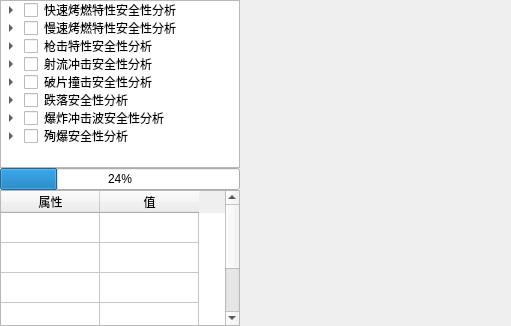
<?xml version="1.0" encoding="UTF-8"?>
<ui version="4.0">
 <class>ParamAnalyWidgetClass</class>
 <widget class="QWidget" name="ParamAnalyWidgetClass">
  <property name="geometry">
   <rect>
    <x>0</x>
    <y>0</y>
    <width>511</width>
    <height>326</height>
   </rect>
  </property>
  <property name="windowTitle">
   <string>ParamAnalyWidget</string>
  </property>
  <layout class="QVBoxLayout" name="verticalLayout_5">
   <property name="spacing">
    <number>0</number>
   </property>
   <property name="leftMargin">
    <number>0</number>
   </property>
   <property name="topMargin">
    <number>0</number>
   </property>
   <property name="rightMargin">
    <number>0</number>
   </property>
   <property name="bottomMargin">
    <number>0</number>
   </property>
   <item>
    <layout class="QHBoxLayout" name="horizontalLayout">
     <property name="spacing">
      <number>0</number>
     </property>
     <item>
      <layout class="QVBoxLayout" name="verticalLayout">
       <property name="spacing">
        <number>0</number>
       </property>
       <item>
        <widget class="QTreeWidget" name="m_SafeParamTtreeWid">
         <property name="maximumSize">
          <size>
           <width>240</width>
           <height>16777215</height>
          </size>
         </property>
         <attribute name="headerVisible">
          <bool>false</bool>
         </attribute>
         <attribute name="headerHighlightSections">
          <bool>false</bool>
         </attribute>
         <attribute name="headerStretchLastSection">
          <bool>true</bool>
         </attribute>
         <column>
          <property name="text">
           <string>安全特性参数分析</string>
          </property>
         </column>
         <item>
          <property name="text">
           <string>快速烤燃特性安全性分析</string>
          </property>
          <property name="checkState">
           <enum>Unchecked</enum>
          </property>
          <item>
           <property name="text">
            <string>边界条件设定</string>
           </property>
           <property name="checkState">
            <enum>Unchecked</enum>
           </property>
          </item>
          <item>
           <property name="text">
            <string>计算模型</string>
           </property>
           <property name="checkState">
            <enum>Unchecked</enum>
           </property>
          </item>
          <item>
           <property name="text">
            <string>结果输出</string>
           </property>
           <property name="checkState">
            <enum>Unchecked</enum>
           </property>
          </item>
         </item>
         <item>
          <property name="text">
           <string>慢速烤燃特性安全性分析</string>
          </property>
          <property name="checkState">
           <enum>Unchecked</enum>
          </property>
          <item>
           <property name="text">
            <string>边界条件设定</string>
           </property>
           <property name="checkState">
            <enum>Unchecked</enum>
           </property>
          </item>
          <item>
           <property name="text">
            <string>计算模型</string>
           </property>
           <property name="checkState">
            <enum>Unchecked</enum>
           </property>
          </item>
          <item>
           <property name="text">
            <string>结果输出</string>
           </property>
           <property name="checkState">
            <enum>Unchecked</enum>
           </property>
          </item>
         </item>
         <item>
          <property name="text">
           <string>枪击特性安全性分析</string>
          </property>
          <property name="checkState">
           <enum>Unchecked</enum>
          </property>
          <item>
           <property name="text">
            <string>边界条件设定</string>
           </property>
           <property name="checkState">
            <enum>Unchecked</enum>
           </property>
          </item>
          <item>
           <property name="text">
            <string>计算模型</string>
           </property>
           <property name="checkState">
            <enum>Unchecked</enum>
           </property>
          </item>
          <item>
           <property name="text">
            <string>结果输出</string>
           </property>
           <property name="checkState">
            <enum>Unchecked</enum>
           </property>
          </item>
         </item>
         <item>
          <property name="text">
           <string>射流冲击安全性分析</string>
          </property>
          <property name="checkState">
           <enum>Unchecked</enum>
          </property>
          <item>
           <property name="text">
            <string>边界条件设定</string>
           </property>
           <property name="checkState">
            <enum>Unchecked</enum>
           </property>
          </item>
          <item>
           <property name="text">
            <string>计算模型</string>
           </property>
           <property name="checkState">
            <enum>Unchecked</enum>
           </property>
          </item>
          <item>
           <property name="text">
            <string>结果输出</string>
           </property>
           <property name="checkState">
            <enum>Unchecked</enum>
           </property>
          </item>
         </item>
         <item>
          <property name="text">
           <string>破片撞击安全性分析</string>
          </property>
          <property name="checkState">
           <enum>Unchecked</enum>
          </property>
          <item>
           <property name="text">
            <string>边界条件设定</string>
           </property>
           <property name="checkState">
            <enum>Unchecked</enum>
           </property>
          </item>
          <item>
           <property name="text">
            <string>计算模型</string>
           </property>
           <property name="checkState">
            <enum>Unchecked</enum>
           </property>
          </item>
          <item>
           <property name="text">
            <string>结果输出</string>
           </property>
           <property name="checkState">
            <enum>Unchecked</enum>
           </property>
          </item>
         </item>
         <item>
          <property name="text">
           <string>跌落安全性分析</string>
          </property>
          <property name="checkState">
           <enum>Unchecked</enum>
          </property>
          <item>
           <property name="text">
            <string>边界条件设定</string>
           </property>
           <property name="checkState">
            <enum>Unchecked</enum>
           </property>
          </item>
          <item>
           <property name="text">
            <string>计算模型</string>
           </property>
           <property name="checkState">
            <enum>Unchecked</enum>
           </property>
          </item>
          <item>
           <property name="text">
            <string>结果输出</string>
           </property>
           <property name="checkState">
            <enum>Unchecked</enum>
           </property>
          </item>
         </item>
         <item>
          <property name="text">
           <string>爆炸冲击波安全性分析</string>
          </property>
          <property name="checkState">
           <enum>Unchecked</enum>
          </property>
          <item>
           <property name="text">
            <string>边界条件设定</string>
           </property>
           <property name="checkState">
            <enum>Unchecked</enum>
           </property>
          </item>
          <item>
           <property name="text">
            <string>计算模型</string>
           </property>
           <property name="checkState">
            <enum>Unchecked</enum>
           </property>
          </item>
          <item>
           <property name="text">
            <string>结果输出</string>
           </property>
           <property name="checkState">
            <enum>Unchecked</enum>
           </property>
          </item>
         </item>
         <item>
          <property name="text">
           <string>殉爆安全性分析</string>
          </property>
          <property name="checkState">
           <enum>Unchecked</enum>
          </property>
          <item>
           <property name="text">
            <string>边界条件设定</string>
           </property>
           <property name="checkState">
            <enum>Unchecked</enum>
           </property>
          </item>
          <item>
           <property name="text">
            <string>计算模型</string>
           </property>
           <property name="checkState">
            <enum>Unchecked</enum>
           </property>
          </item>
          <item>
           <property name="text">
            <string>结果输出</string>
           </property>
           <property name="checkState">
            <enum>Unchecked</enum>
           </property>
          </item>
         </item>
        </widget>
       </item>
       <item>
        <widget class="QProgressBar" name="m_SafeParamProgressBar">
         <property name="maximumSize">
          <size>
           <width>240</width>
           <height>16777215</height>
          </size>
         </property>
         <property name="value">
          <number>24</number>
         </property>
        </widget>
       </item>
       <item>
        <widget class="QTableWidget" name="tableWidget">
         <property name="maximumSize">
          <size>
           <width>240</width>
           <height>160</height>
          </size>
         </property>
         <property name="baseSize">
          <size>
           <width>0</width>
           <height>0</height>
          </size>
         </property>
         <property name="styleSheet">
          <string notr="true"/>
         </property>
         <property name="showGrid">
          <bool>true</bool>
         </property>
         <property name="gridStyle">
          <enum>Qt::SolidLine</enum>
         </property>
         <property name="sortingEnabled">
          <bool>false</bool>
         </property>
         <property name="wordWrap">
          <bool>true</bool>
         </property>
         <property name="cornerButtonEnabled">
          <bool>true</bool>
         </property>
         <attribute name="horizontalHeaderVisible">
          <bool>true</bool>
         </attribute>
         <attribute name="horizontalHeaderCascadingSectionResizes">
          <bool>false</bool>
         </attribute>
         <attribute name="horizontalHeaderDefaultSectionSize">
          <number>99</number>
         </attribute>
         <attribute name="horizontalHeaderHighlightSections">
          <bool>true</bool>
         </attribute>
         <attribute name="horizontalHeaderShowSortIndicator" stdset="0">
          <bool>false</bool>
         </attribute>
         <attribute name="horizontalHeaderStretchLastSection">
          <bool>false</bool>
         </attribute>
         <attribute name="verticalHeaderVisible">
          <bool>false</bool>
         </attribute>
         <row>
          <property name="text">
           <string>新建行</string>
          </property>
         </row>
         <row>
          <property name="text">
           <string>新建行</string>
          </property>
         </row>
         <row>
          <property name="text">
           <string>新建行</string>
          </property>
         </row>
         <row>
          <property name="text">
           <string>新建行</string>
          </property>
         </row>
         <row>
          <property name="text">
           <string>新建行</string>
          </property>
         </row>
         <column>
          <property name="text">
           <string>属性</string>
          </property>
         </column>
         <column>
          <property name="text">
           <string>值</string>
          </property>
         </column>
        </widget>
       </item>
      </layout>
     </item>
     <item>
      <layout class="QVBoxLayout" name="verticalLayout_4">
       <property name="spacing">
        <number>0</number>
       </property>
       <item>
        <widget class="OccView" name="widget" native="true">
         <property name="minimumSize">
          <size>
           <width>0</width>
           <height>0</height>
          </size>
         </property>
         <property name="styleSheet">
          <string notr="true"/>
         </property>
         <layout class="QVBoxLayout" name="verticalLayout_2">
          <property name="spacing">
           <number>0</number>
          </property>
          <property name="leftMargin">
           <number>0</number>
          </property>
          <property name="topMargin">
           <number>0</number>
          </property>
          <property name="rightMargin">
           <number>0</number>
          </property>
          <property name="bottomMargin">
           <number>0</number>
          </property>
         </layout>
        </widget>
       </item>
       <item>
        <widget class="GFLogWidget" name="widget_2" native="true">
         <property name="maximumSize">
          <size>
           <width>16777215</width>
           <height>160</height>
          </size>
         </property>
         <layout class="QVBoxLayout" name="verticalLayout_3">
          <property name="spacing">
           <number>0</number>
          </property>
          <property name="leftMargin">
           <number>0</number>
          </property>
          <property name="topMargin">
           <number>0</number>
          </property>
          <property name="rightMargin">
           <number>0</number>
          </property>
          <property name="bottomMargin">
           <number>0</number>
          </property>
         </layout>
        </widget>
       </item>
      </layout>
     </item>
    </layout>
   </item>
  </layout>
 </widget>
 <layoutdefault spacing="6" margin="11"/>
 <customwidgets>
  <customwidget>
   <class>GFLogWidget</class>
   <extends>QWidget</extends>
   <header>gflogwidget.h</header>
   <container>1</container>
  </customwidget>
  <customwidget>
   <class>OccView</class>
   <extends>QWidget</extends>
   <header>occView.h</header>
   <container>1</container>
  </customwidget>
 </customwidgets>
 <resources/>
 <connections/>
</ui>
